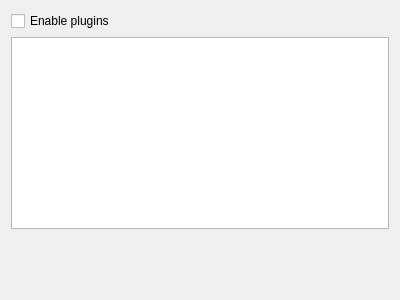
<?xml version="1.0" encoding="UTF-8"?>
<ui version="4.0">
 <class>PluginManagerSettingsPage</class>
 <widget class="QWidget" name="PluginManagerSettingsPage">
  <property name="geometry">
   <rect>
    <x>0</x>
    <y>0</y>
    <width>400</width>
    <height>300</height>
   </rect>
  </property>
  <property name="windowTitle">
   <string>Plugins</string>
  </property>
  <layout class="QVBoxLayout" name="verticalLayout">
   <item>
    <widget class="QCheckBox" name="checkBox">
     <property name="text">
      <string>Enable plugins</string>
     </property>
    </widget>
   </item>
   <item>
    <widget class="QListWidget" name="plugin_list"/>
   </item>
   <item>
    <spacer name="verticalSpacer">
     <property name="orientation">
      <enum>Qt::Vertical</enum>
     </property>
     <property name="sizeHint" stdset="0">
      <size>
       <width>20</width>
       <height>40</height>
      </size>
     </property>
    </spacer>
   </item>
  </layout>
 </widget>
 <resources/>
 <connections/>
</ui>
